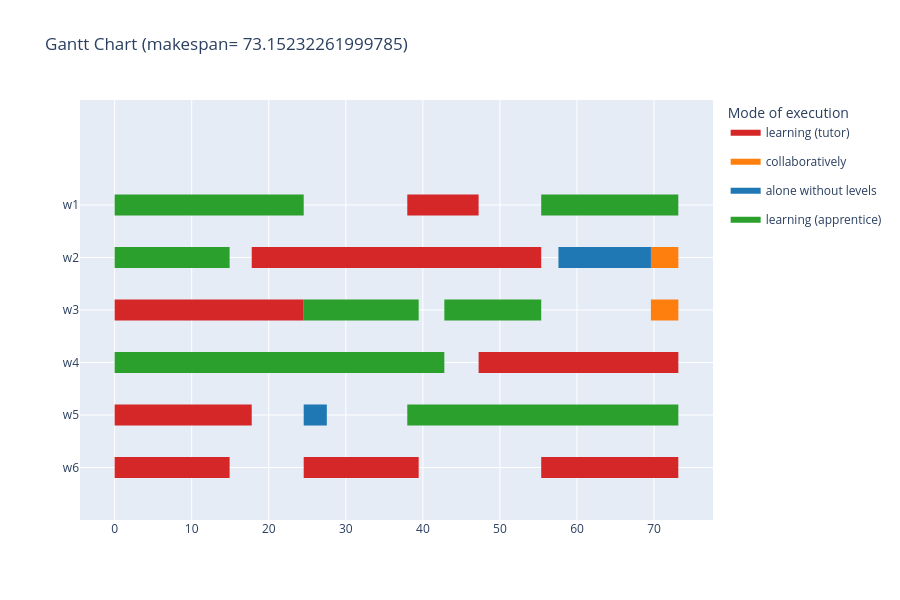

Notebook code cell kept with this figure:
### Code cell
gantt_chart(s, instance_generated, color=3, render= "notebook", verbose=False)

### Figure 1 — Plotly figure (JSON) as saved in the notebook; plotly's stock layout.template omitted (floating-point values rounded to 4 significant figures)
{"data": [{"fill": "toself", "fillcolor": "rgb(214, 39, 40)", "hoverinfo": "name", "legendgroup": "rgb(214, 39, 40)", "mode": "none", "name": "learning (tutor)", "showlegend": true, "type": "scatter", "x": [37.98, 47.23, 47.23, 37.98, 37.98, 17.79, 42.78, 42.78, 17.79, 17.79, 42.78, 55.36, 55.36, 42.78, 42.78, 0, 24.54, 24.54, 0, 0, 47.23, 73.15, 73.15, 47.23, 47.23, 0, 17.79, 17.79, 0, 0, 0, 14.92, 14.92, 0, 0, 24.54, 39.45, 39.45, 24.54, 24.54, 55.36, 73.15, 73.15, 55.36], "y": [4.8, 4.8, 5.2, 5.2, null, 3.8, 3.8, 4.2, 4.2, null, 3.8, 3.8, 4.2, 4.2, null, 2.8, 2.8, 3.2, 3.2, null, 1.8, 1.8, 2.2, 2.2, null, 0.8, 0.8, 1.2, 1.2, null, -0.2, -0.2, 0.2, 0.2, null, -0.2, -0.2, 0.2, 0.2, null, -0.2, -0.2, 0.2, 0.2]}, {"fill": "toself", "fillcolor": "rgb(255, 127, 14)", "hoverinfo": "name", "legendgroup": "rgb(255, 127, 14)", "mode": "none", "name": "collaboratively", "showlegend": true, "type": "scatter", "x": [69.59, 73.15, 73.15, 69.59, 69.59, 69.59, 73.15, 73.15, 69.59], "y": [3.8, 3.8, 4.2, 4.2, null, 2.8, 2.8, 3.2, 3.2]}, {"fill": "toself", "fillcolor": "rgb(31, 119, 180)", "hoverinfo": "name", "legendgroup": "rgb(31, 119, 180)", "mode": "none", "name": "alone without levels", "showlegend": true, "type": "scatter", "x": [57.59, 69.59, 69.59, 57.59, 57.59, 24.54, 27.54, 27.54, 24.54], "y": [3.8, 3.8, 4.2, 4.2, null, 0.8, 0.8, 1.2, 1.2]}, {"fill": "toself", "fillcolor": "rgb(44, 160, 44)", "hoverinfo": "name", "legendgroup": "rgb(44, 160, 44)", "mode": "none", "name": "learning (apprentice)", "showlegend": true, "type": "scatter", "x": [0, 24.54, 24.54, 0, 0, 55.36, 73.15, 73.15, 55.36, 55.36, 0, 14.92, 14.92, 0, 0, 24.54, 39.45, 39.45, 24.54, 24.54, 42.78, 55.36, 55.36, 42.78, 42.78, 0, 17.79, 17.79, 0, 0, 17.79, 42.78, 42.78, 17.79, 17.79, 37.98, 47.23, 47.23, 37.98, 37.98, 47.23, 73.15, 73.15, 47.23], "y": [4.8, 4.8, 5.2, 5.2, null, 4.8, 4.8, 5.2, 5.2, null, 3.8, 3.8, 4.2, 4.2, null, 2.8, 2.8, 3.2, 3.2, null, 2.8, 2.8, 3.2, 3.2, null, 1.8, 1.8, 2.2, 2.2, null, 1.8, 1.8, 2.2, 2.2, null, 0.8, 0.8, 1.2, 1.2, null, 0.8, 0.8, 1.2, 1.2]}, {"legendgroup": "rgb(214, 39, 40)", "marker": {"color": "rgb(214, 39, 40)", "opacity": 0, "size": 1}, "mode": "markers", "name": "", "showlegend": false, "text": [null, null, null, null, null, null, null, null, null, null, null, null, null, null, null, null, null, null], "type": "scatter", "x": [37.98, 47.23, 17.79, 42.78, 42.78, 55.36, 0, 24.54, 47.23, 73.15, 0, 17.79, 0, 14.92, 24.54, 39.45, 55.36, 73.15], "y": [5, 5, 4, 4, 4, 4, 3, 3, 2, 2, 1, 1, 0, 0, 0, 0, 0, 0]}, {"legendgroup": "rgb(255, 127, 14)", "marker": {"color": "rgb(255, 127, 14)", "opacity": 0, "size": 1}, "mode": "markers", "name": "", "showlegend": false, "text": [null, null, null, null], "type": "scatter", "x": [69.59, 73.15, 69.59, 73.15], "y": [4, 4, 3, 3]}, {"legendgroup": "rgb(31, 119, 180)", "marker": {"color": "rgb(31, 119, 180)", "opacity": 0, "size": 1}, "mode": "markers", "name": "", "showlegend": false, "text": [null, null, null, null], "type": "scatter", "x": [57.59, 69.59, 24.54, 27.54], "y": [4, 4, 1, 1]}, {"legendgroup": "rgb(44, 160, 44)", "marker": {"color": "rgb(44, 160, 44)", "opacity": 0, "size": 1}, "mode": "markers", "name": "", "showlegend": false, "text": [null, null, null, null, null, null, null, null, null, null, null, null, null, null, null, null, null, null], "type": "scatter", "x": [0, 24.54, 55.36, 73.15, 0, 14.92, 24.54, 39.45, 42.78, 55.36, 0, 17.79, 17.79, 42.78, 37.98, 47.23, 47.23, 73.15], "y": [5, 5, 5, 5, 4, 4, 3, 3, 3, 3, 2, 2, 2, 2, 1, 1, 1, 1]}], "layout": {"height": 600, "hovermode": "closest", "legend": {"title": {"text": "Mode of execution"}}, "showlegend": true, "title": {"text": "Gantt Chart (makespan= 73.15232261999785)"}, "xaxis": {"rangeselector": {"buttons": [{"count": 7, "label": "1w", "step": "day", "stepmode": "backward"}, {"count": 1, "label": "1m", "step": "month", "stepmode": "backward"}, {"count": 6, "label": "6m", "step": "month", "stepmode": "backward"}, {"count": 1, "label": "YTD", "step": "year", "stepmode": "todate"}, {"count": 1, "label": "1y", "step": "year", "stepmode": "backward"}, {"step": "all"}]}, "showgrid": true, "type": "linear", "zeroline": false}, "yaxis": {"autorange": false, "range": [-1, 7], "showgrid": true, "ticktext": ["w6", "w5", "w4", "w3", "w2", "w1"], "tickvals": [0, 1, 2, 3, 4, 5], "zeroline": false}}}
